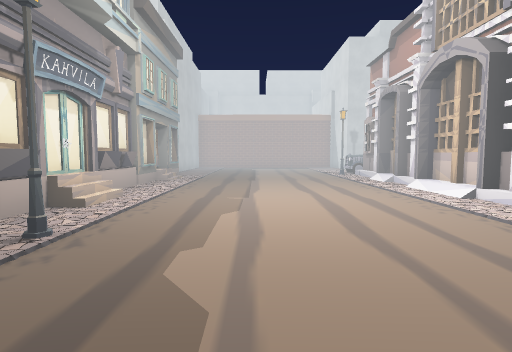
view 1 (above)

14 first-person views from a walk through a scene from a Unity 3-D project. The camera is 1.3 m above the floor, tilts 4° down and sees 80° across. The floor is counted in squares, 2 m on a side. Each view is taken from the middle of a square. On the plan, view 1 faces up. The plan holds only what a view shows up to about 10 squares ahead; the rest is blank. The place goes on beyond the plan. The player is left out. Some surface patterns are stand-ins.

view 2
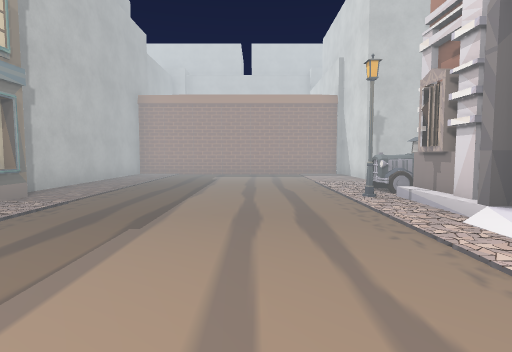

view 3
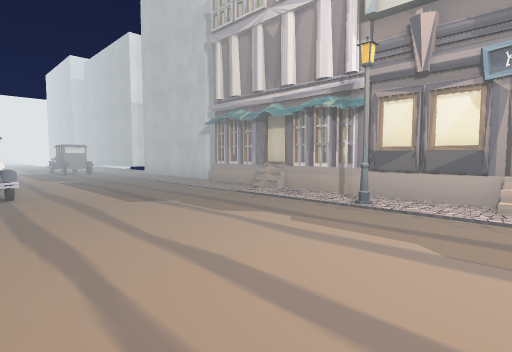

view 4
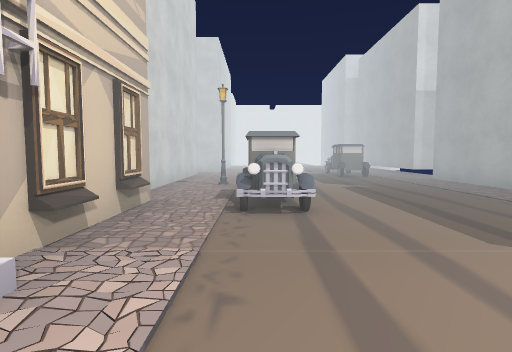

view 5
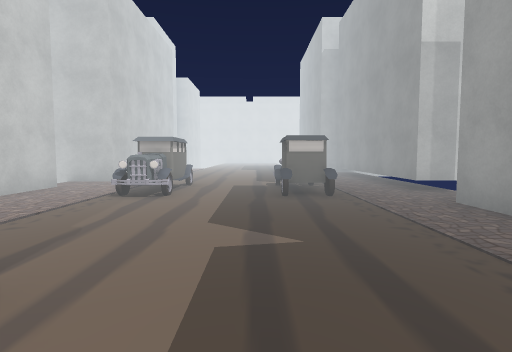

view 6
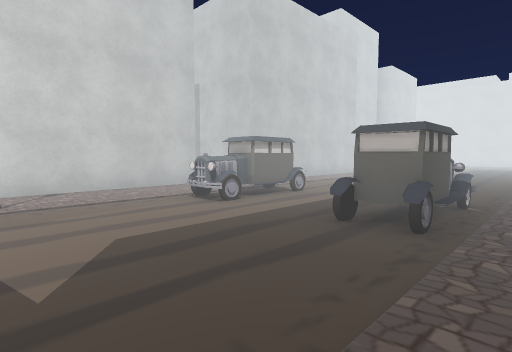

view 7
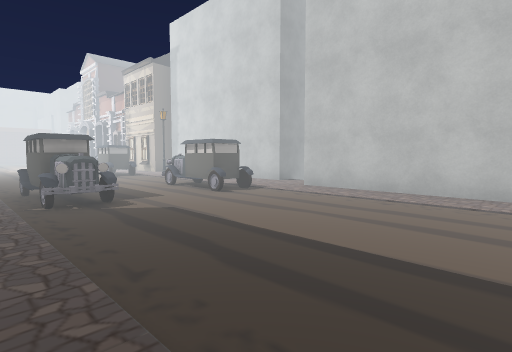

view 8
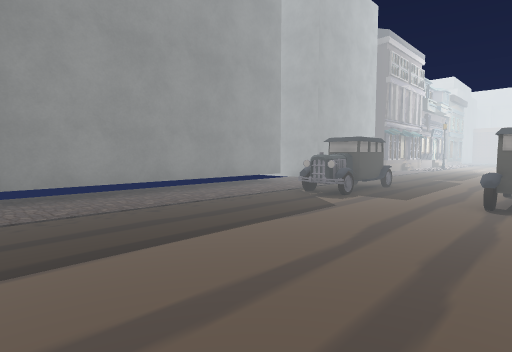

view 9
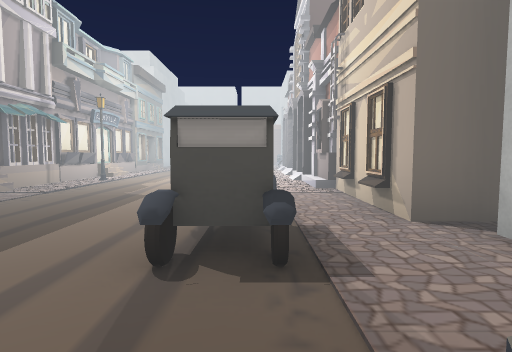

view 10
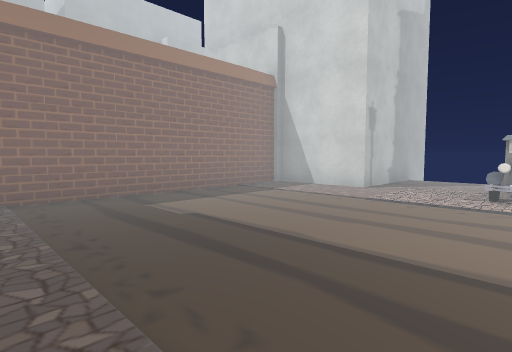

view 11
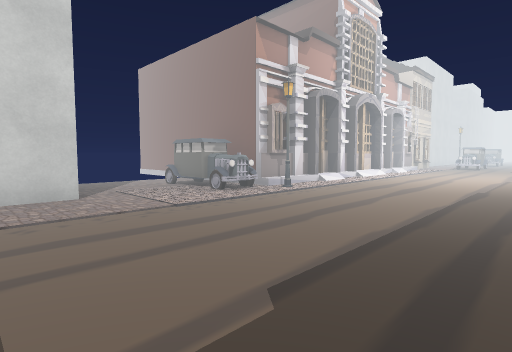

view 12
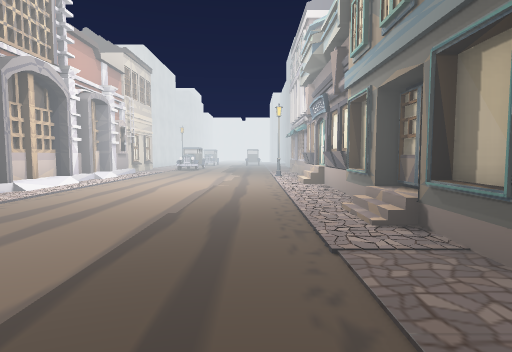

view 13
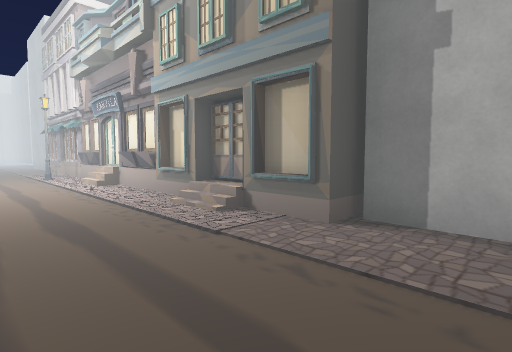

view 14
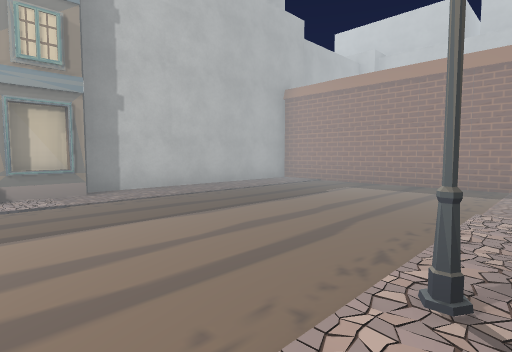

### Floor plan
Key: @ floor where view 1 was taken; # wall or solid block; . floor; / step, stairs or slope; C car; S streetlight; B building.
Columns run from 4 left of view 1 to 7 right of it. Each row starts with its distance up from view 1.
 15  ########
 14  #......#
 13  #......####
 12  #.........
 11  #.........
 10  #.....CCC.
  9  ##....S# #
  8  ##..../#
  7  ##..../#
  6  #B..../#
  5  BB..../#
  4  B...../#
  3  BB..../#
  2  #S..../#
  1  ##..../#
  0  #..@...#
 -1  #......#
 -2  #....C.#
 -3  #....C.#
 -4  #.....S#
 -5  #......#
 -6 ##......#
 -7 #..C..C.#
 -8 ##.C..C.##
 -9  #......#
-10  #......#
-11  #......#
-12  #......#
-13  #......#

Positions as (right, up) in squares from view 1, and headings:
1: (0, 0), facing up
2: (1, 5), facing up
3: (2, 4), facing down-left
4: (2, 2), facing down
5: (0, -2), facing down
6: (-2, -4), facing down-right
7: (-2, -13), facing up-right
8: (2, -13), facing up-left
9: (2, -5), facing up
10: (-2, 10), facing up-right
11: (-1, 14), facing down-right
12: (-1, 11), facing down
13: (0, 11), facing down-left
14: (3, 8), facing up-left
